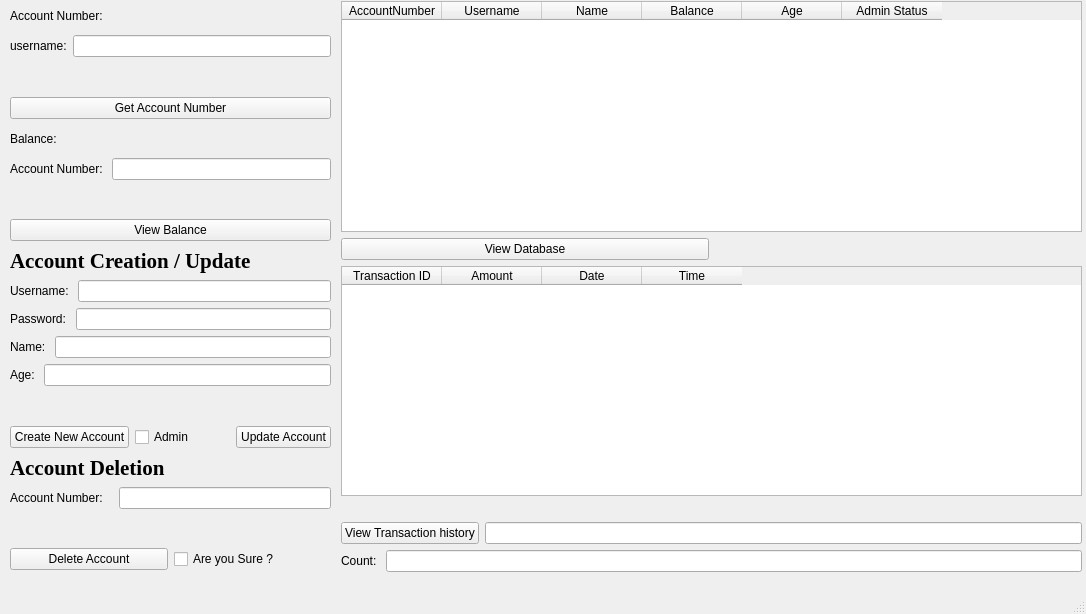
<?xml version="1.0" encoding="UTF-8"?>
<ui version="4.0">
 <class>AdminWindow</class>
 <widget class="QMainWindow" name="AdminWindow">
  <property name="geometry">
   <rect>
    <x>0</x>
    <y>0</y>
    <width>1086</width>
    <height>614</height>
   </rect>
  </property>
  <property name="windowTitle">
   <string>MainWindow</string>
  </property>
  <widget class="QWidget" name="centralwidget">
   <widget class="QWidget" name="layoutWidget_2">
    <property name="geometry">
     <rect>
      <x>341</x>
      <y>1</y>
      <width>741</width>
      <height>571</height>
     </rect>
    </property>
    <layout class="QVBoxLayout" name="verticalLayout">
     <item>
      <widget class="QTableWidget" name="tbl_view_database">
       <column>
        <property name="text">
         <string>AccountNumber</string>
        </property>
       </column>
       <column>
        <property name="text">
         <string>Username</string>
        </property>
       </column>
       <column>
        <property name="text">
         <string>Name</string>
        </property>
       </column>
       <column>
        <property name="text">
         <string>Balance</string>
        </property>
       </column>
       <column>
        <property name="text">
         <string>Age</string>
        </property>
       </column>
       <column>
        <property name="text">
         <string>Admin Status</string>
        </property>
       </column>
      </widget>
     </item>
     <item>
      <layout class="QHBoxLayout" name="horizontalLayout">
       <item>
        <widget class="QPushButton" name="pbn_view_database">
         <property name="text">
          <string>View Database</string>
         </property>
        </widget>
       </item>
       <item>
        <widget class="QLabel" name="lbl_view_database_error">
         <property name="text">
          <string/>
         </property>
        </widget>
       </item>
      </layout>
     </item>
     <item>
      <widget class="QTableWidget" name="tbl_transaction_history">
       <column>
        <property name="text">
         <string>Transaction ID</string>
        </property>
       </column>
       <column>
        <property name="text">
         <string>Amount</string>
        </property>
       </column>
       <column>
        <property name="text">
         <string>Date</string>
        </property>
       </column>
       <column>
        <property name="text">
         <string>Time</string>
        </property>
       </column>
      </widget>
     </item>
     <item>
      <widget class="QLabel" name="lbl_err_transaction_history">
       <property name="text">
        <string/>
       </property>
      </widget>
     </item>
     <item>
      <layout class="QHBoxLayout" name="horizontalLayout_10">
       <item>
        <widget class="QPushButton" name="pbn_view_transaction_history">
         <property name="text">
          <string>View Transaction history</string>
         </property>
        </widget>
       </item>
       <item>
        <widget class="QLineEdit" name="lnedit_act_number_transaction_history"/>
       </item>
      </layout>
     </item>
     <item>
      <layout class="QHBoxLayout" name="horizontalLayout_9">
       <item>
        <widget class="QLabel" name="lbl_count">
         <property name="text">
          <string>Count: </string>
         </property>
        </widget>
       </item>
       <item>
        <widget class="QLineEdit" name="lnedit_count"/>
       </item>
      </layout>
     </item>
    </layout>
   </widget>
   <widget class="QWidget" name="layoutWidget_3">
    <property name="geometry">
     <rect>
      <x>10</x>
      <y>2</y>
      <width>321</width>
      <height>568</height>
     </rect>
    </property>
    <layout class="QVBoxLayout" name="verticalLayout_2">
     <item>
      <widget class="QLabel" name="label_view_account_number">
       <property name="text">
        <string>Account Number: </string>
       </property>
      </widget>
     </item>
     <item>
      <layout class="QHBoxLayout" name="horizontalLayout_12">
       <item>
        <widget class="QLabel" name="label_username">
         <property name="text">
          <string>username:</string>
         </property>
        </widget>
       </item>
       <item>
        <widget class="QLineEdit" name="lineEdit_username"/>
       </item>
      </layout>
     </item>
     <item>
      <widget class="QLabel" name="label_error">
       <property name="text">
        <string/>
       </property>
      </widget>
     </item>
     <item>
      <widget class="QPushButton" name="pushButton_get_account_number">
       <property name="text">
        <string>Get Account Number</string>
       </property>
      </widget>
     </item>
     <item>
      <widget class="QLabel" name="lbl_viewbalance">
       <property name="text">
        <string>Balance:</string>
       </property>
      </widget>
     </item>
     <item>
      <layout class="QHBoxLayout" name="horizontalLayout_11">
       <item>
        <widget class="QLabel" name="lbl_accountnumber">
         <property name="text">
          <string>Account Number: </string>
         </property>
        </widget>
       </item>
       <item>
        <widget class="QLineEdit" name="lnedit_accountnumber"/>
       </item>
      </layout>
     </item>
     <item>
      <widget class="QLabel" name="label_error_viewbalance">
       <property name="text">
        <string/>
       </property>
      </widget>
     </item>
     <item>
      <widget class="QPushButton" name="pbn_view_balance">
       <property name="text">
        <string>View Balance</string>
       </property>
      </widget>
     </item>
     <item>
      <widget class="QLabel" name="lbl_accountcreation">
       <property name="font">
        <font>
         <family>Times New Roman</family>
         <pointsize>16</pointsize>
         <bold>true</bold>
        </font>
       </property>
       <property name="text">
        <string>Account Creation / Update</string>
       </property>
      </widget>
     </item>
     <item>
      <layout class="QHBoxLayout" name="horizontalLayout_2">
       <item>
        <widget class="QLabel" name="lbl_username_input">
         <property name="text">
          <string>Username: </string>
         </property>
        </widget>
       </item>
       <item>
        <widget class="QLineEdit" name="lnedit_username_input"/>
       </item>
      </layout>
     </item>
     <item>
      <layout class="QHBoxLayout" name="horizontalLayout_3">
       <item>
        <widget class="QLabel" name="lbl_password">
         <property name="text">
          <string>Password: </string>
         </property>
        </widget>
       </item>
       <item>
        <widget class="QLineEdit" name="lnedit_password_input">
         <property name="echoMode">
          <enum>QLineEdit::PasswordEchoOnEdit</enum>
         </property>
        </widget>
       </item>
      </layout>
     </item>
     <item>
      <layout class="QHBoxLayout" name="horizontalLayout_5">
       <item>
        <widget class="QLabel" name="lbl_name">
         <property name="text">
          <string>Name: </string>
         </property>
        </widget>
       </item>
       <item>
        <widget class="QLineEdit" name="lnedit_name_input"/>
       </item>
      </layout>
     </item>
     <item>
      <layout class="QHBoxLayout" name="horizontalLayout_4">
       <item>
        <widget class="QLabel" name="lbl_age">
         <property name="text">
          <string>Age: </string>
         </property>
        </widget>
       </item>
       <item>
        <widget class="QLineEdit" name="lnedit_age_input"/>
       </item>
      </layout>
     </item>
     <item>
      <widget class="QLabel" name="lbl_error_create">
       <property name="text">
        <string/>
       </property>
      </widget>
     </item>
     <item>
      <layout class="QHBoxLayout" name="horizontalLayout_6">
       <item>
        <widget class="QPushButton" name="pbn_create_new_account">
         <property name="text">
          <string>Create New Account</string>
         </property>
        </widget>
       </item>
       <item>
        <widget class="QCheckBox" name="chkbox_admin">
         <property name="text">
          <string>Admin</string>
         </property>
        </widget>
       </item>
       <item>
        <widget class="QPushButton" name="pbn_update_account">
         <property name="text">
          <string>Update Account</string>
         </property>
        </widget>
       </item>
      </layout>
     </item>
     <item>
      <widget class="QLabel" name="lbl_accountdeletion">
       <property name="font">
        <font>
         <family>Times New Roman</family>
         <pointsize>16</pointsize>
         <bold>true</bold>
        </font>
       </property>
       <property name="text">
        <string>Account Deletion</string>
       </property>
      </widget>
     </item>
     <item>
      <layout class="QHBoxLayout" name="horizontalLayout_7">
       <item>
        <widget class="QLabel" name="lbl_account_number_delete">
         <property name="text">
          <string>Account Number:   </string>
         </property>
        </widget>
       </item>
       <item>
        <widget class="QLineEdit" name="lnedit_delete_account_number"/>
       </item>
      </layout>
     </item>
     <item>
      <widget class="QLabel" name="lbl_error_delete">
       <property name="text">
        <string/>
       </property>
      </widget>
     </item>
     <item>
      <layout class="QHBoxLayout" name="horizontalLayout_8">
       <item>
        <widget class="QPushButton" name="pbn_delete_account">
         <property name="text">
          <string>Delete Account</string>
         </property>
        </widget>
       </item>
       <item>
        <widget class="QCheckBox" name="chkbox_sure">
         <property name="text">
          <string>Are you Sure ?</string>
         </property>
        </widget>
       </item>
      </layout>
     </item>
    </layout>
   </widget>
  </widget>
  <widget class="QMenuBar" name="menubar">
   <property name="geometry">
    <rect>
     <x>0</x>
     <y>0</y>
     <width>1086</width>
     <height>21</height>
    </rect>
   </property>
  </widget>
  <widget class="QStatusBar" name="statusbar"/>
 </widget>
 <resources/>
 <connections/>
</ui>
